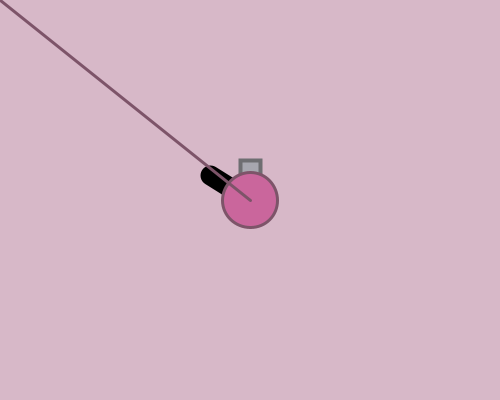
Frame 1 (no input)
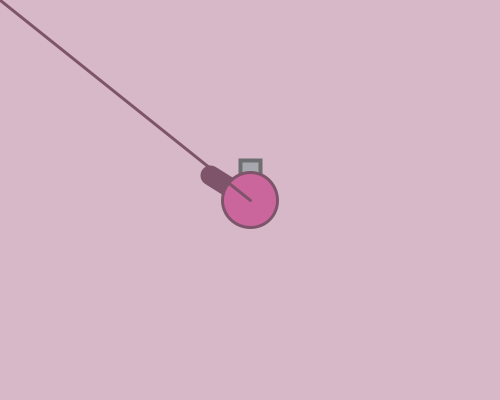
Frame 60 (the mouse pressed at the canvas centre just before this capture)
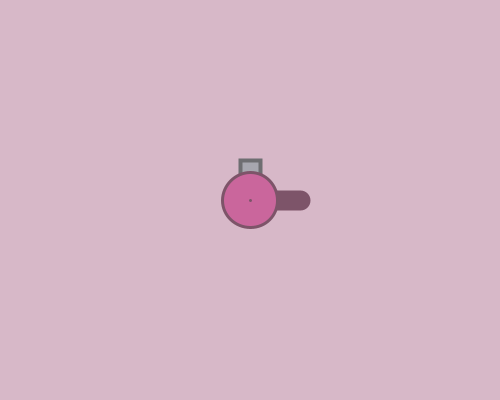
Frame 120 (the mouse held since frame 60 and released just before this capture)

The Processing sketch that drew these frames (run headless with seeded random() and noise(); from frame 60 on, the mouse is pressed at the canvas centre):

// Processing sketch: week07_02_arras02_atan_cos_sin
// ── week07_02_arras02_atan_cos_sin.pde
void setup() {
  size(500, 400);
}
float x = 250, y = 200;
void draw() {
  background(215, 184, 200);
  float dx = mouseX- x, dy = mouseY - y;
  float angle = atan2(dy, dx);//atant3算出角度
  strokeWeight(20);//很粗的一條線,長度是40
  line(x, y, x+cos(angle)*50, y+ sin(angle)*40);//cos()算出X方向,sin()算出y方向


  fill(167, 167, 175);
  stroke(110, 110, 113);
  strokeWeight(4);
  rect(240, 160, 20, 20);

  fill(202, 102, 156);
  stroke(125, 84, 105);
  strokeWeight(3);
  ellipse(x, y, 55, 55);
  line(x, y, mouseX, mouseY);
  }
